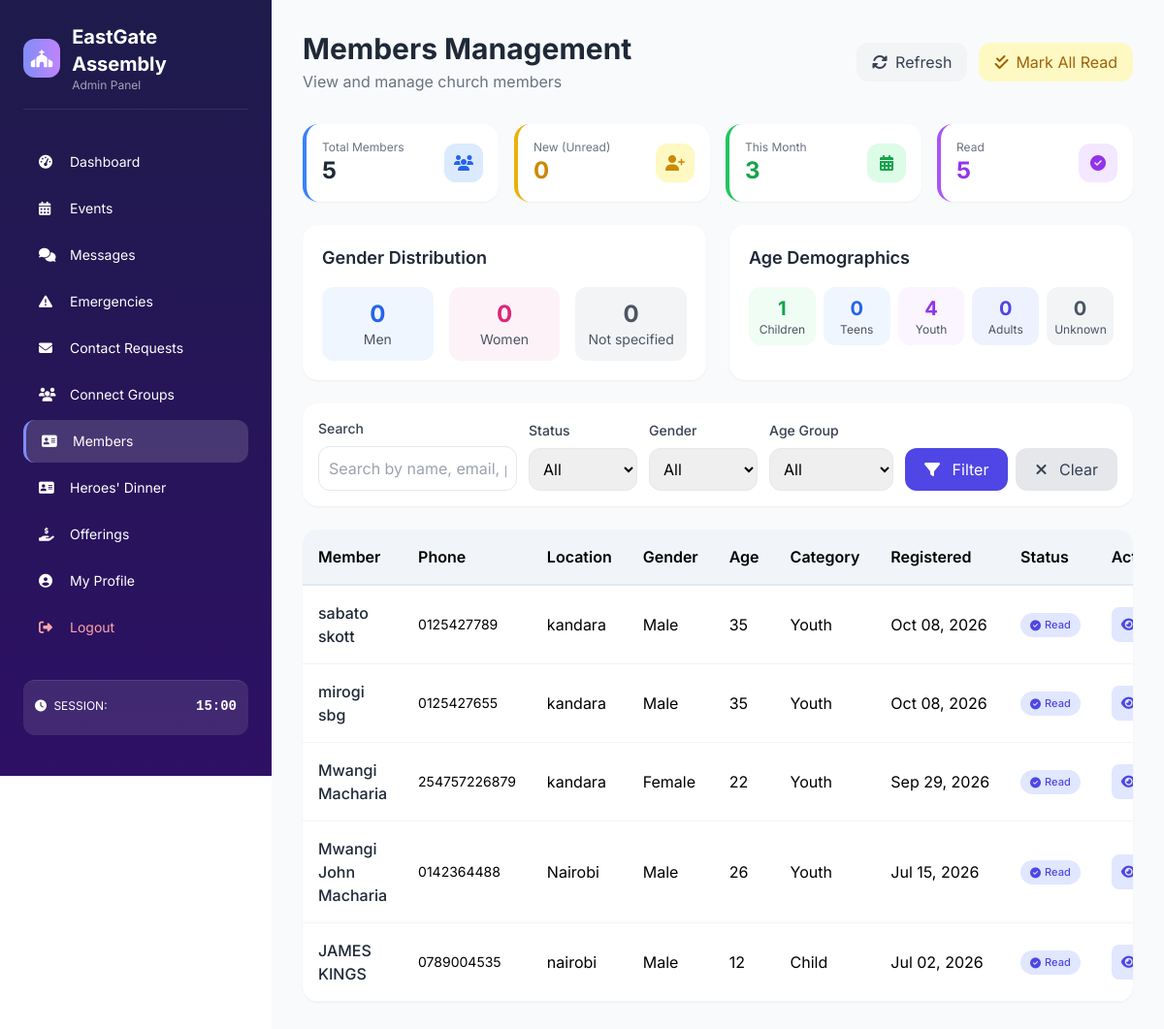
The page /members.php (signed in) on the database its author committed.
### tables this page shows
CREATE TABLE IF NOT EXISTS `members` (
  `id` int NOT NULL,
  `full_name` varchar(50) NOT NULL,
  `age` int DEFAULT NULL,
  `email` varchar(100) DEFAULT NULL,
  `phone` varchar(20) NOT NULL,
  `location` varchar(200) NOT NULL,
  `ip_address` varchar(45) DEFAULT NULL,
  `user_agent` text,
  `status` varchar(20) DEFAULT 'active',
  `registered_at` datetime DEFAULT CURRENT_TIMESTAMP,
  `is_read` tinyint(1) DEFAULT '0',
  `gender` varchar(20) DEFAULT NULL,
  PRIMARY KEY (`id`),
  UNIQUE KEY `unique_phone` (`phone`),
  UNIQUE KEY `unique_email` (`email`),
  KEY `idx_ip_address` (`ip_address`),
  KEY `idx_registered_at` (`registered_at`)
);

### members.php (the view, shortened to what this page needs)
 <?php
$db = getDB();
$search = $_GET['search'] ?? '';
$query = "SELECT * FROM members WHERE 1=1";
$params = [];
$query .= " ORDER BY
            CASE WHEN is_read = 0 THEN 0 ELSE 1 END,
            registered_at DESC";
$stmt = $db->prepare($query);
$stmt->execute($params);
$members = $stmt->fetchAll();
$totalMembers = $db->query("SELECT COUNT(*) FROM members")->fetchColumn();
$unreadMembers = $db->query("SELECT COUNT(*) FROM members WHERE is_read = 0")->fetchColumn();
$readMembers = $db->query("SELECT COUNT(*) FROM members WHERE is_read = 1")->fetchColumn();
$menCount = $db->query("SELECT COUNT(*) FROM members WHERE gender = 'Male' AND age > 35")->fetchColumn();
$womenCount = $db->query("SELECT COUNT(*) FROM members WHERE gender = 'Female' AND age > 35")->fetchColumn();
$youthTotal = $db->query("SELECT COUNT(*) FROM members WHERE age BETWEEN 19 AND 35")->fetchColumn();
$unknownGender = $db->query("SELECT COUNT(*) FROM members WHERE gender IS NULL OR gender = ''")->fetchColumn();
$childrenCount = $db->query("SELECT COUNT(*) FROM members WHERE age BETWEEN 0 AND 12")->fetchColumn();
$teensCount = $db->query("SELECT COUNT(*) FROM members WHERE age BETWEEN 13 AND 18")->fetchColumn();
$adultsCount = $db->query("SELECT COUNT(*) FROM members WHERE age > 35")->fetchColumn();
$unknownAge = $db->query("SELECT COUNT(*) FROM members WHERE age IS NULL")->fetchColumn();
$thisMonth = $db->query("SELECT COUNT(*) FROM members WHERE registered_at > DATE_SUB(NOW(), INTERVAL 30 DAY)")->fetchColumn();
?>
<div class="mb-8">
    <div class="flex flex-col md:flex-row justify-between items-start md:items-center gap-4">
        <div>
            <h1 class="text-3xl font-bold text-gray-800">Members Management</h1>
            <p class="text-gray-500 mt-1">View and manage church members</p>
        </div>
        <div class="flex gap-3">
            <button onclick="window.location.reload()" class="bg-gray-100 hover:bg-gray-200 text-gray-700 px-4 py-2 rounded-xl transition flex items-center">
                <i class="fas fa-sync-alt mr-2"></i> Refresh
            </button>
            <a href="?mark_all_read=1" onclick="return confirm('Mark all as read?')"
               class="bg-yellow-100 hover:bg-yellow-200 text-yellow-700 px-4 py-2 rounded-xl transition flex items-center">
                <i class="fas fa-check-double mr-2"></i> Mark All Read
            </a>
        </div>
    </div>
</div>
<div class="grid grid-cols-1 md:grid-cols-4 gap-4 mb-6">
    <div class="bg-white rounded-2xl shadow-sm p-4 border-l-4 border-blue-500">
        <div class="flex items-center justify-between">
            <div>
                <p class="text-gray-500 text-xs">Total Members</p>
                <h3 class="text-2xl font-bold text-gray-800"><?php echo $totalMembers; ?></h3>
            </div>
            <div class="w-10 h-10 bg-blue-100 rounded-xl flex items-center justify-center">
                <i class="fas fa-users text-blue-600"></i>
            </div>
        </div>
    </div>
    <div class="bg-white rounded-2xl shadow-sm p-4 border-l-4 border-yellow-500">
        <div class="flex items-center justify-between">
            <div>
                <p class="text-gray-500 text-xs">New (Unread)</p>
                <h3 class="text-2xl font-bold text-yellow-600"><?php echo $unreadMembers; ?></h3>
            </div>
            <div class="w-10 h-10 bg-yellow-100 rounded-xl flex items-center justify-center">
                <i class="fas fa-user-plus text-yellow-600"></i>
            </div>
        </div>
    </div>
    <div class="bg-white rounded-2xl shadow-sm p-4 border-l-4 border-green-500">
        <div class="flex items-center justify-between">
            <div>
                <p class="text-gray-500 text-xs">This Month</p>
                <h3 class="text-2xl font-bold text-green-600"><?php echo $thisMonth; ?></h3>
            </div>
            <div class="w-10 h-10 bg-green-100 rounded-xl flex items-center justify-center">
                <i class="fas fa-calendar-alt text-green-600"></i>
            </div>
        </div>
    </div>
    <div class="bg-white rounded-2xl shadow-sm p-4 border-l-4 border-purple-500">
        <div class="flex items-center justify-between">
            <div>
                <p class="text-gray-500 text-xs">Read</p>
                <h3 class="text-2xl font-bold text-purple-600"><?php echo $readMembers; ?></h3>
            </div>
            <div class="w-10 h-10 bg-purple-100 rounded-xl flex items-center justify-center">
                <i class="fas fa-check-circle text-purple-600"></i>
            </div>
        </div>
    </div>
</div>
<div class="grid grid-cols-1 lg:grid-cols-2 gap-6 mb-6">
    <div class="bg-white rounded-2xl shadow-sm p-5">
        <h3 class="text-lg font-semibold text-gray-800 mb-4 flex items-center">
            Gender Distribution
        </h3>
        <div class="grid grid-cols-3 gap-4 text-center">
            <div class="p-3 bg-blue-50 rounded-xl">
                <p class="text-2xl font-bold text-blue-600"><?php echo $menCount; ?></p>
                <p class="text-sm text-gray-600">Men </p>
            </div>
            <div class="p-3 bg-pink-50 rounded-xl">
                <p class="text-2xl font-bold text-pink-600"><?php echo $womenCount; ?></p>
                <p class="text-sm text-gray-600">Women </p>
            </div>
            <div class="p-3 bg-gray-100 rounded-xl">
                <p class="text-2xl font-bold text-gray-600"><?php echo $unknownGender; ?></p>
                <p class="text-sm text-gray-600">Not specified</p>
            </div>
        </div>
    </div>
    <div class="bg-white rounded-2xl shadow-sm p-5">
        <h3 class="text-lg font-semibold text-gray-800 mb-4 flex items-center">
             Age Demographics
        </h3>
        <div class="grid grid-cols-5 gap-2 text-center">
            <div class="p-2 bg-green-50 rounded-xl">
                <p class="text-xl font-bold text-green-600"><?php echo $childrenCount; ?></p>
                <p class="text-xs text-gray-600">Children</p>
            </div>
            <div class="p-2 bg-blue-50 rounded-xl">
                <p class="text-xl font-bold text-blue-600"><?php echo $teensCount; ?></p>
                <p class="text-xs text-gray-600">Teens</p>
            </div>
            <div class="p-2 bg-purple-50 rounded-xl">
                <p class="text-xl font-bold text-purple-600"><?php echo $youthTotal; ?></p>
                <p class="text-xs text-gray-600">Youth</p>
            </div>
            <div class="p-2 bg-indigo-50 rounded-xl">
                <p class="text-xl font-bold text-indigo-600"><?php echo $adultsCount; ?></p>
                <p class="text-xs text-gray-600">Adults</p>
            </div>
            <div class="p-2 bg-gray-100 rounded-xl">
                <p class="text-xl font-bold text-gray-600"><?php echo $unknownAge; ?></p>
                <p class="text-xs text-gray-600">Unknown</p>
            </div>
        </div>
    </div>
</div>
<div class="bg-white rounded-2xl shadow-sm p-4 mb-6">
    <form method="GET" class="flex flex-wrap gap-3 items-end">
        <div class="flex-1 min-w-[180px]">
            <label class="block text-gray-700 text-sm font-medium mb-2">Search</label>
            <input type="text" name="search" value="<?php echo htmlspecialchars($search); ?>"
                   placeholder="Search by name, email, phone, location..."
                   class="w-full p-2.5 border border-gray-200 rounded-xl focus:border-indigo-500 focus:ring-2 focus:ring-indigo-200 transition">
        </div>
        <div class="w-28">
            <label class="block text-gray-700 text-sm font-medium mb-2">Status</label>
            <select name="status" class="w-full p-2.5 border border-gray-200 rounded-xl">
                <option value="">All</option>
            </select>
        </div>
        <div class="w-28">
            <label class="block text-gray-700 text-sm font-medium mb-2">Gender</label>
            <select name="gender" class="w-full p-2.5 border border-gray-200 rounded-xl">
                <option value="">All</option>
            </select>
        </div>
        <div class="w-32">
            <label class="block text-gray-700 text-sm font-medium mb-2">Age Group</label>
            <select name="age_group" class="w-full p-2.5 border border-gray-200 rounded-xl">
                <option value="">All</option>
            </select>
        </div>
        <div class="flex gap-2">
            <button type="submit" class="bg-indigo-600 hover:bg-indigo-700 text-white px-5 py-2.5 rounded-xl transition">
                <i class="fas fa-filter mr-2"></i> Filter
            </button>
            <a href="members.php" class="bg-gray-200 hover:bg-gray-300 text-gray-700 px-5 py-2.5 rounded-xl transition">
                <i class="fas fa-times mr-2"></i> Clear
            </a>
        </div>
    </form>
</div>
<?php if (empty($members)): ?>
    <div class="bg-white rounded-2xl shadow-sm p-12 text-center">
        <i class="fas fa-users-slash text-5xl text-gray-300 mb-4"></i>
        <h3 class="text-xl font-semibold text-gray-700">No Members Found</h3>
        <p class="text-gray-500 mt-2">Try adjusting your search or filter criteria.</p>
    </div>
<?php else: ?>
    <div class="bg-white rounded-2xl shadow-sm overflow-hidden">
        <div class="overflow-x-auto">
            <table class="data-table">
                <thead>
                    <tr>
                        <th>Member</th>
                        <th>Phone</th>
                        <th>Location</th>
                        <th>Gender</th>
                        <th>Age</th>
                        <th>Category</th>
                        <th>Registered</th>
                        <th>Status</th>
                        <th>Actions</th>
                    </tr>
                </thead>
                <tbody>
                    <?php foreach ($members as $member):
                        $memberCategory = '';
                        if ($member['age']) {
                            if ($member['age'] <= 12) {
                                $memberCategory = 'Child';
                            } elseif ($member['age'] <= 18) {
                                $memberCategory = 'Teen';
                                $categoryColor = 'bg-blue-100 text-blue-800';
                            } elseif ($member['age'] <= 35) {
                                $memberCategory = 'Youth';
                            } else {
                                $memberCategory = $member['gender'] === 'Male' ? 'Man' : ($member['gender'] === 'Female' ? 'Woman' : 'Adult');
                                $categoryColor = 'bg-indigo-100 text-indigo-800';
                            }
                        } else {
                            $memberCategory = 'Unknown';
                            $categoryColor = 'bg-gray-100 text-gray-800';
                        }
                    ?>
                        <tr class="<?php echo !$member['is_read'] ? 'bg-yellow-50/30' : ''; ?>">
                            <td>
                                <div class="flex items-center">
                                    <div>
                                        <p class="font-medium text-gray-800"><?php echo htmlspecialchars($member['full_name']); ?></p>
                                    </div>
                                </div>
                            </td>
                            <td>
                                <p class="text-sm"> <?php echo htmlspecialchars($member['phone']); ?></p>
                             </td>
                            <td>
                                <?php echo htmlspecialchars($member['location']); ?>
                             </td>
                            <td>
                                <?php if ($member['gender']): ?>
                                     <?php echo $member['gender']; ?>
                                <?php else: ?>
                                    <span class="text-gray-400 text-sm">Not specified</span>
                                <?php endif; ?>
                             </td>
                            <td>
                                <?php if ($member['age']): ?>
                                      <?php echo $member['age']; ?>
                                <?php else: ?>
                                    <span class="text-gray-400 text-sm">—</span>
                                <?php endif; ?>
                             </td>
                            <td>
                                    <?php echo $memberCategory; ?>
                             </td>
                            <td class="whitespace-nowrap">
                                <?php echo date('M d, Y', strtotime($member['registered_at'])); ?>
                             </td>
                            <td>
                                <?php if ($member['is_read']): ?>
                                    <span class="badge badge-read"><i class="fas fa-check-circle mr-1"></i> Read</span>
                                <?php else: ?>
                                    <span class="badge badge-unread"><i class="fas fa-envelope mr-1"></i> New</span>
                                <?php endif; ?>
                             </td>
                            <td>
                                <div class="flex space-x-2">
                                    <button onclick="viewMember(<?php echo htmlspecialchars(json_encode($member)); ?>)"
                                            class="action-btn view" title="View Details">
                                        <i class="fas fa-eye"></i>
                                    </button>
                                </div>
                             </td>
                         </tr>
                    <?php endforeach; ?>
                </tbody>
            </table>
        </div>
    </div>
<?php endif; ?>
<?php
require_once 'layout.php';
?>

### layout.php (style rules this page uses)
* { font-family: 'Inter', sans-serif; }
.data-table { border-collapse: separate; border-spacing: 0; width: 100%; }
.data-table th { padding: 16px; text-align: left; font-weight: 600; background: #f1f5f9; border-bottom: 2px solid #e2e8f0; }
.data-table td { padding: 16px; border-bottom: 1px solid #f1f5f9; vertical-align: middle; }
.action-btn { transition: all 0.2s ease; width: 36px; height: 36px; display: inline-flex; align-items: center; justify-content: center; border-radius: 10px; }
.action-btn.view { background: #e0e7ff; color: #4f46e5; }
.badge { display: inline-flex; align-items: center; padding: 4px 12px; border-radius: 30px; font-size: 12px; font-weight: 600; }
.badge-read { background: #d1fae5; color: #065f46; }

### members.php (style rules this page uses)
.action-btn { padding: 6px 10px; border-radius: 8px; border: none; cursor: pointer; transition: all 0.2s ease; font-size: 14px; display: inline-flex; align-items: center; justify-content: center; }
.action-btn.view { background: #e0e7ff; color: #4f46e5; }
.badge { padding: 4px 10px; border-radius: 20px; font-size: 11px; font-weight: 500; display: inline-flex; align-items: center; }
.badge-read { background: #e0e7ff; color: #4f46e5; }

### rows shown on the page
members: full_name "sabato skott", phone "0125427789", location "kandara", gender "Male", age "35", age "Youth", registered_at "Oct 08, 2026", is_read 1 (drawn)
members: full_name "mirogi sbg", phone "0125427655", location "kandara", gender "Male", age "35", age "Youth", registered_at "Oct 08, 2026", is_read 1 (drawn)
members: full_name "Mwangi Macharia", phone "254757226879", location "kandara", gender "Female", age "22", age "Youth", registered_at "Sep 29, 2026", is_read 1 (drawn)
members: full_name "Mwangi John Macharia", phone "0142364488", location "Nairobi", gender "Male", age "26", age "Youth", registered_at "Jul 15, 2026", is_read 1 (drawn)
members: full_name "JAMES KINGS", phone "0789004535", location "nairobi", gender "Male", age "12", age "Child", registered_at "Jul 02, 2026", is_read 1 (drawn)

### other values the page prints
SITE_NAME "EastGate Assembly"
$totalMembers "5"
$unreadMembers "0"
$thisMonth "3"
$readMembers "5"
$menCount "0"
$womenCount "0"
$unknownGender "0"
$childrenCount "1"
$teensCount "0"
$youthTotal "4"
$adultsCount "0"
$unknownAge "0"
